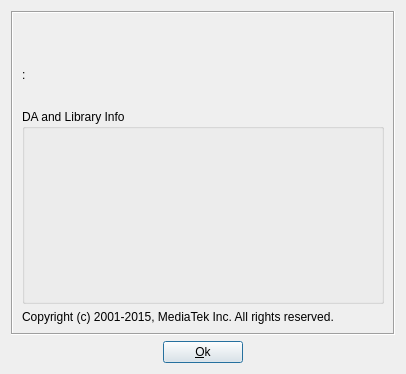
<?xml version="1.0" encoding="UTF-8"?>
<ui version="4.0">
 <class>AboutDialog</class>
 <widget class="QDialog" name="AboutDialog">
  <property name="windowModality">
   <enum>Qt::NonModal</enum>
  </property>
  <property name="enabled">
   <bool>true</bool>
  </property>
  <property name="geometry">
   <rect>
    <x>0</x>
    <y>0</y>
    <width>406</width>
    <height>374</height>
   </rect>
  </property>
  <property name="sizePolicy">
   <sizepolicy hsizetype="Ignored" vsizetype="Ignored">
    <horstretch>0</horstretch>
    <verstretch>0</verstretch>
   </sizepolicy>
  </property>
  <property name="windowTitle">
   <string>About Smart Phone Flash Tool</string>
  </property>
  <property name="windowIcon">
   <iconset resource="../icon.qrc">
    <normaloff>:/images/application.png</normaloff>:/images/application.png</iconset>
  </property>
  <layout class="QVBoxLayout" name="verticalLayout_3">
   <item>
    <widget class="QFrame" name="frame">
     <property name="frameShape">
      <enum>QFrame::Box</enum>
     </property>
     <property name="frameShadow">
      <enum>QFrame::Sunken</enum>
     </property>
     <layout class="QVBoxLayout" name="verticalLayout_2">
      <item>
       <widget class="QLabel" name="label_title">
        <property name="font">
         <font>
          <family>Arial Unicode MS</family>
          <pointsize>22</pointsize>
          <weight>50</weight>
          <bold>false</bold>
         </font>
        </property>
        <property name="text">
         <string/>
        </property>
       </widget>
      </item>
      <item>
       <widget class="QLabel" name="label_build_date">
        <property name="text">
         <string>:</string>
        </property>
       </widget>
      </item>
      <item>
       <widget class="QLabel" name="label_comment">
        <property name="text">
         <string/>
        </property>
       </widget>
      </item>
      <item>
       <widget class="QGroupBox" name="groupBox_DA_and_DLL_Info">
        <property name="title">
         <string>DA and Library Info</string>
        </property>
        <layout class="QVBoxLayout" name="verticalLayout">
         <item>
          <widget class="QLabel" name="label_DA">
           <property name="font">
            <font>
             <weight>75</weight>
             <bold>true</bold>
            </font>
           </property>
           <property name="text">
            <string/>
           </property>
          </widget>
         </item>
         <item>
          <widget class="QLabel" name="label_DA_Build_Date">
           <property name="text">
            <string/>
           </property>
          </widget>
         </item>
         <item>
          <widget class="QLabel" name="label_Brom">
           <property name="font">
            <font>
             <weight>75</weight>
             <bold>true</bold>
            </font>
           </property>
           <property name="text">
            <string/>
           </property>
          </widget>
         </item>
         <item>
          <widget class="QLabel" name="label_Brom_Release_Type">
           <property name="text">
            <string/>
           </property>
          </widget>
         </item>
         <item>
          <widget class="QLabel" name="label_Brom_Build_Date">
           <property name="text">
            <string/>
           </property>
          </widget>
         </item>
         <item>
          <widget class="QLabel" name="label_Eboot">
           <property name="font">
            <font>
             <weight>75</weight>
             <bold>true</bold>
            </font>
           </property>
           <property name="text">
            <string/>
           </property>
          </widget>
         </item>
         <item>
          <widget class="QLabel" name="label_Eboot_Release_Type">
           <property name="text">
            <string/>
           </property>
          </widget>
         </item>
         <item>
          <widget class="QLabel" name="label_Eboot_Build_Date">
           <property name="text">
            <string/>
           </property>
          </widget>
         </item>
        </layout>
       </widget>
      </item>
      <item>
       <widget class="QLabel" name="label_copyright">
        <property name="text">
         <string>Copyright (c) 2001-2015, MediaTek Inc. All rights reserved.</string>
        </property>
       </widget>
      </item>
     </layout>
    </widget>
   </item>
   <item>
    <layout class="QHBoxLayout" name="horizontalLayout">
     <item>
      <spacer name="horizontalSpacer">
       <property name="orientation">
        <enum>Qt::Horizontal</enum>
       </property>
       <property name="sizeHint" stdset="0">
        <size>
         <width>40</width>
         <height>20</height>
        </size>
       </property>
      </spacer>
     </item>
     <item>
      <widget class="QPushButton" name="pushButton_Ok">
       <property name="text">
        <string>&amp;Ok</string>
       </property>
      </widget>
     </item>
     <item>
      <spacer name="horizontalSpacer_2">
       <property name="orientation">
        <enum>Qt::Horizontal</enum>
       </property>
       <property name="sizeHint" stdset="0">
        <size>
         <width>40</width>
         <height>20</height>
        </size>
       </property>
      </spacer>
     </item>
    </layout>
   </item>
  </layout>
 </widget>
 <resources>
  <include location="../icon.qrc"/>
 </resources>
 <connections>
  <connection>
   <sender>pushButton_Ok</sender>
   <signal>clicked()</signal>
   <receiver>AboutDialog</receiver>
   <slot>close()</slot>
   <hints>
    <hint type="sourcelabel">
     <x>173</x>
     <y>294</y>
    </hint>
    <hint type="destinationlabel">
     <x>264</x>
     <y>299</y>
    </hint>
   </hints>
  </connection>
 </connections>
</ui>
